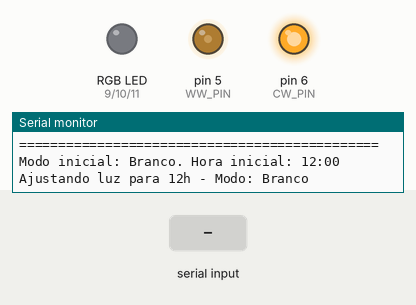
Recording of a sketch running on a simulated Arduino Uno, built with avr-gcc and run on an emulated ATmega328P. Shown: an RGB LED mixed from three pins (HIGH = lit), output pins drawn as LEDs (lit = HIGH), the last lines printed to the serial monitor. Inputs (shaded band) come from the test bench.

Above: at 2.4 s.
2.5 s: "T,45\n" received over Serial
At 2.8 s:
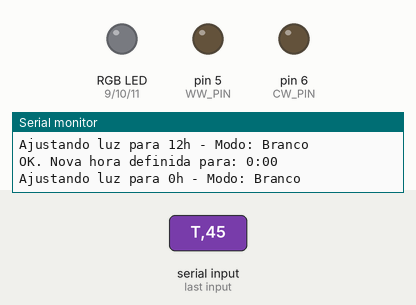
4.0 s: "w\n" received over Serial
5.5 s: "T90\n" received over Serial
Timing chart, 0 to 8.5 s (numbered marks = the images above; inputs shaded):
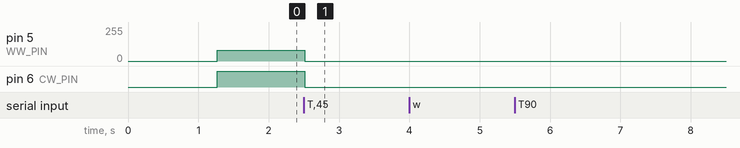

The sketch:

PI_NeuroLight.ino
```cpp
/*
** Programa para controle da fita de LED para o PI 2
** Alunos: Jessica Louise, Joao Gabriel e Pamela Lidia
*/

// Definição dos pinos de controle da fita de LED
const int RED_PIN = 9;
const int GREEN_PIN = 10;
const int BLUE_PIN = 11;
const int CW_PIN = 6;  // Cold White (Branco Frio)
const int WW_PIN = 5;  // Warm White (Branco Quente)

// Variáveis para armazenar a hora atual e o modo de operação
int horaAtual = 12;
int minutoAtual = 0;
char modoAtual = 'W'; // 'W' para Branco, 'R' para RGB

void setup() {
  // Configura todos os pinos como saídas
  pinMode(RED_PIN, OUTPUT);
  pinMode(GREEN_PIN, OUTPUT);
  pinMode(BLUE_PIN, OUTPUT);
  pinMode(CW_PIN, OUTPUT);
  pinMode(WW_PIN, OUTPUT);

  // Inicia a comunicação serial
  Serial.begin(9600);
  delay(1000);

  // Mensagem de boas-vindas com instruções
  Serial.println("==============================================");
  Serial.println("### Controlador de Iluminacao Circadiana v2.0 ###");
  Serial.println("Instrucoes:");
  Serial.println(" - Definir hora: T<HH:MM> (Ex: T08:30)");
  Serial.println(" - Mudar modo: MW (Branco) ou MR (RGB)");
  Serial.println("==============================================");
  Serial.print("Modo inicial: Branco. Hora inicial: ");
  Serial.print(horaAtual);
  Serial.println(":00");

  // Ajusta a iluminação inicial
  ajustarIluminacao();
}

void loop() {
  // Verifica se há dados disponíveis na porta serial
  if (Serial.available() > 0) {
    processarComandoSerial();
  }
}

/*
 * Função para ler e processar os comandos enviados pela Serial.
 */
void processarComandoSerial() {
  String comando = Serial.readStringUntil('\n');
  comando.trim();

  char tipoComando = comando.charAt(0);

  if (tipoComando == 'T' || tipoComando == 't') {
    int novaHora = comando.substring(1, 3).toInt();
    int novoMinuto = comando.substring(4, 6).toInt();

    if (novaHora >= 0 && novaHora <= 23 && novoMinuto >= 0 && novoMinuto <= 59) {
      horaAtual = novaHora;
      minutoAtual = novoMinuto;
      Serial.print("OK. Nova hora definida para: ");
      Serial.print(horaAtual);
      Serial.print(":");
      if(minutoAtual < 10) Serial.print("0");
      Serial.println(minutoAtual);
      ajustarIluminacao();
    } else {
      Serial.println("ERRO: Formato de hora invalido. Use T<HH:MM>.");
    }
  }
  else if (tipoComando == 'M' || tipoComando == 'm') {
    char novoModo = comando.charAt(1);
    if (novoModo == 'W' || novoModo == 'w') {
      modoAtual = 'W';
      Serial.println("OK. Modo alterado para BRANCO (Suave).");
      ajustarIluminacao();
    } else if (novoModo == 'R' || novoModo == 'r') {
      modoAtual = 'R';
      Serial.println("OK. Modo alterado para RGB (Artistico).");
      ajustarIluminacao();
    } else {
      Serial.println("ERRO: Modo invalido. Use MW ou MR.");
    }
  } else {
    Serial.println("ERRO: Comando desconhecido.");
  }
}

/*
 * Função que decide a cor com base na hora e no modo.
 */
void ajustarIluminacao() {
  Serial.print("Ajustando luz para ");
  Serial.print(horaAtual);
  Serial.print("h - Modo: ");
  Serial.println(modoAtual == 'W' ? "Branco" : "RGB");

  if (modoAtual == 'W') {
    // --- LÓGICA DO MODO BRANCO  ---
    int cwValue, wwValue;

    if (horaAtual < 6) { // Madrugada
      // Desligado
      cwValue = 0;
      wwValue = 0;
    } else if (horaAtual < 12) { // 06:00 - 11:59 (Amanhecer -> Meio-dia)
      // Transição de 2000K para 6500K
      wwValue = map(horaAtual, 6, 12, 255, 80);  // WW diminui
      cwValue = map(horaAtual, 6, 12, 20, 255);   // CW aumenta
    } else if (horaAtual < 18) { // 12:00 - 17:59 (Meio-dia -> Entardecer)
      // Transição de 6500K para 2700K
      wwValue = map(horaAtual, 12, 18, 80, 255);  // WW aumenta
      cwValue = map(horaAtual, 12, 18, 255, 50);   // CW diminui
    } else if (horaAtual < 22) { // 18:00 - 21:59 (Entardecer -> Noite)
      // Mantém a cor quente, mas diminui a intensidade
      wwValue = map(horaAtual, 18, 22, 255, 80);
      cwValue = map(horaAtual, 18, 22, 50, 0);
    } else { // 22:00 - 23:59 (Noite Profunda)
      // Luz mais fraca até desligar
      wwValue = map(horaAtual, 22, 24, 80, 0);
      cwValue = 0;
    }
    definirCor(0, 0, 0, cwValue, wwValue);

  } else {
    // --- LÓGICA DO MODO RGB ---
    if (horaAtual < 6) { // Madrugada
      definirCor(0, 0, 15, 0, 0);       // Azul muito escuro, quase apagado
    } else if (horaAtual < 8) { // Amanhecer
      definirCor(255, 100, 0, 0, 0);   // Laranja/Âmbar
    } else if (horaAtual < 12) { // Manhã
      definirCor(200, 220, 255, 0, 0);  // Branco amarelado claro, céu da manhã
    } else if (horaAtual < 17) { // Meio-dia e Tarde
      definirCor(120, 180, 255, 0, 0);  // Azul céu claro
    } else if (horaAtual < 19) { // Entardecer
      definirCor(255, 90, 100, 0, 0);   // Pôr do sol púrpura/rosa
    } else if (horaAtual < 22) { // Início da Noite
      definirCor(100, 0, 200, 0, 0);    // Roxo/Índigo
    } else { // Noite Profunda
      definirCor(0, 0, 80, 0, 0);       // Azul escuro
    }
  }
}

/*
 * Função auxiliar para definir os valores em cada pino.
 */
void definirCor(int r, int g, int b, int cw, int ww) {
  analogWrite(RED_PIN, r);
  analogWrite(GREEN_PIN, g);
  analogWrite(BLUE_PIN, b);
  analogWrite(CW_PIN, cw);
  analogWrite(WW_PIN, ww);
}
```

Measured:
- after the input at 2.5 s, pin 5 (WW_PIN): 80/255 → 0/255 at once; pin 6 (CW_PIN): HIGH → LOW at once
